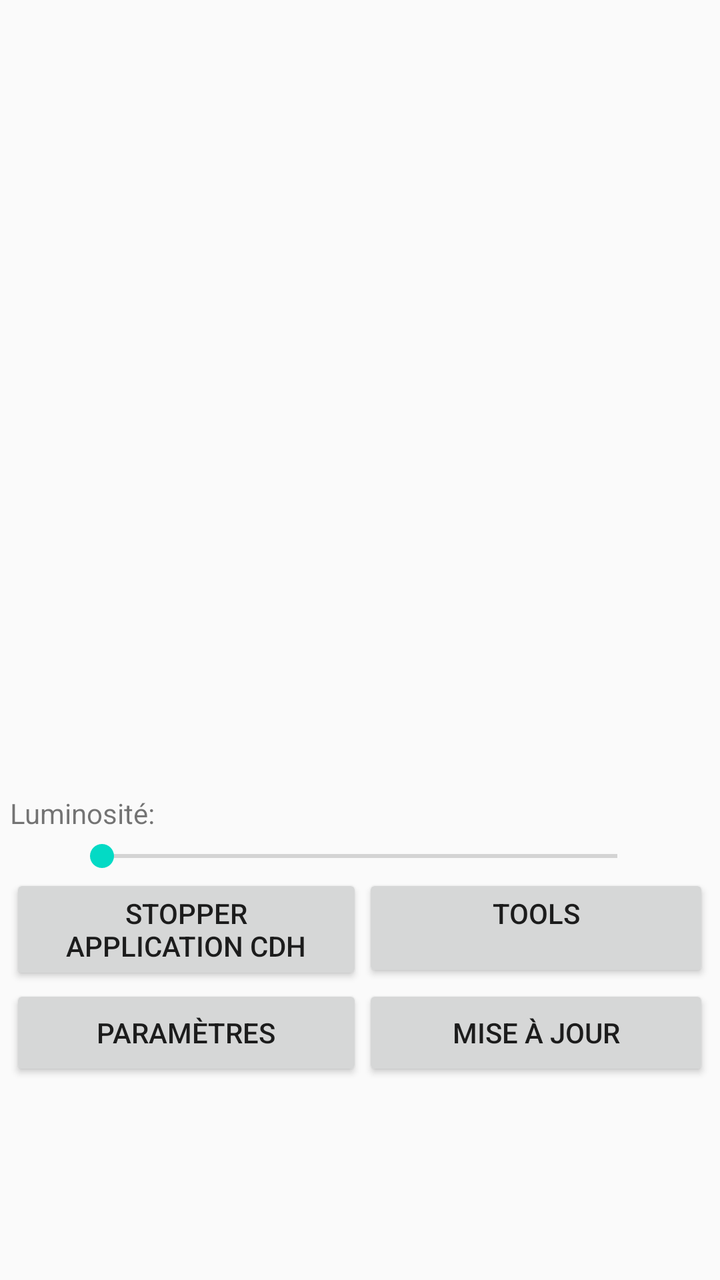
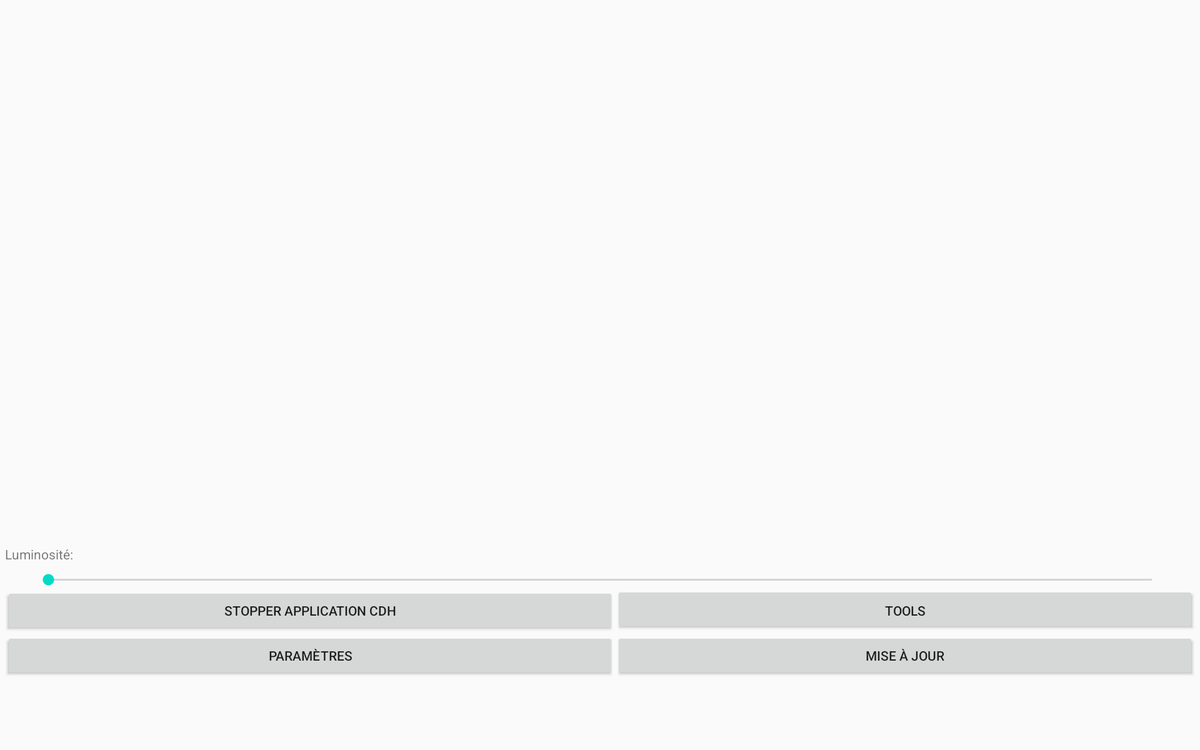

Two renders of one Android screen. The first uses the default layout on a phone; the second uses the alternative layout the repository ships for a different screen configuration, on a matching device. The two XML files are below.
<!-- AndroidManifest.xml: application theme AppTheme -->
<!-- res/layout/activity_home.xml -->
<?xml version="1.0" encoding="utf-8"?>
<android.support.constraint.ConstraintLayout xmlns:android="http://schemas.android.com/apk/res/android"
    xmlns:app="http://schemas.android.com/apk/res-auto"
    xmlns:tools="http://schemas.android.com/tools"
    android:layout_width="match_parent"
    android:layout_height="match_parent"

    tools:context="com.example.info_jvs.launcher.HomeActivity">

    <TableLayout
        android:id="@+id/table"
        android:layout_width="0dp"
        android:layout_height="wrap_content"
        android:paddingLeft="5dp"
        android:paddingRight="5dp"
        android:paddingTop="10dp"
        android:stretchColumns="*"
        tools:layout_editor_absoluteX="0dp"
        tools:layout_editor_absoluteY="-6dp">


        <TableRow
            android:id="@+id/Row1"
            android:layout_height="1sp"
            android:layout_weight="150"
            tools:layout_editor_absoluteX="0dp"
            tools:layout_editor_absoluteY="0dp">


            <Button
                android:id="@+id/button"
                android:layout_width="79dp"
                android:layout_height="89dp"
                android:layout_gravity="center"
                android:drawablePadding="2dip"
                android:gravity="center"

                android:maxWidth="79dp"
                android:paddingTop="64dip"
                android:text=""
                android:textSize="10dp"
                android:textStyle="bold"
                android:background="@drawable/download"

                android:visibility="invisible"
                tools:layout_editor_absoluteX="16dp"
                tools:layout_editor_absoluteY="16dp"


                />


            <Button
                android:id="@+id/button2"
                android:layout_width="76dp"
                android:layout_height="89dp"
                android:layout_gravity="center"
                android:drawablePadding="2dip"
                android:background="@drawable/download"

                android:gravity="center"
                android:paddingTop="64dip"
                android:text=""
                android:textSize="10dp"
                android:textStyle="bold"
                android:visibility="invisible"
                tools:layout_editor_absoluteX="110dp"
                tools:layout_editor_absoluteY="16dp" />

            <Button
                android:id="@+id/button3"
                android:layout_width="76dp"
                android:layout_height="89dp"
                android:layout_gravity="center"
                android:drawablePadding="2dip"

                android:gravity="center"
                android:paddingTop="64dip"
                android:text=""
                android:textSize="10dp"
                android:textStyle="bold"
                android:visibility="invisible"
                android:background="@drawable/download"
                tools:layout_editor_absoluteX="201dp"
                tools:layout_editor_absoluteY="16dp" />

            <Button
                android:id="@+id/button4"
                android:layout_width="76dp"
                android:layout_height="89dp"
                android:layout_gravity="center"
                android:drawablePadding="2dip"

                android:gravity="center"
                android:paddingTop="64dip"
                android:text=""
                android:textSize="10dp"
                android:textStyle="bold"
                android:visibility="invisible"
                android:background="@drawable/download"
                tools:layout_editor_absoluteX="292dp"
                tools:layout_editor_absoluteY="16dp" />

        </TableRow>

        <TableRow
            android:id="@+id/Row2"
            android:layout_width="0dp"
            android:layout_height="150dp"
            android:layout_weight="150"
            tools:layout_editor_absoluteX="0dp"
            tools:layout_editor_absoluteY="0dp">

            <Button
                android:id="@+id/button5"
                android:layout_width="76dp"
                android:layout_height="89dp"
                android:layout_gravity="center"
                android:drawablePadding="2dip"

                android:gravity="center"
                android:paddingTop="64dip"
                android:text=""
                android:textSize="10dp"
                android:textStyle="bold"
                android:visibility="invisible"
                android:background="@drawable/download"
                tools:layout_editor_absoluteX="16dp"
                tools:layout_editor_absoluteY="108dp" />

            <Button
                android:id="@+id/button6"
                android:layout_width="76dp"
                android:layout_height="89dp"
                android:layout_gravity="center"
                android:drawablePadding="2dip"

                android:gravity="center"
                android:paddingTop="64dip"
                android:text=""
                android:textSize="10dp"
                android:textStyle="bold"
                android:visibility="invisible"
                android:background="@drawable/download"
                tools:layout_editor_absoluteX="110dp"
                tools:layout_editor_absoluteY="108dp" />

            <Button
                android:id="@+id/button7"
                android:layout_width="76dp"
                android:layout_height="89dp"
                android:layout_gravity="center"
                android:drawablePadding="2dip"

                android:gravity="center"
                android:paddingTop="64dip"
                android:text=""
                android:textSize="10dp"
                android:textStyle="bold"
                android:visibility="invisible"
                android:background="@drawable/download"
                tools:layout_editor_absoluteX="201dp"
                tools:layout_editor_absoluteY="108dp" />

            <Button
                android:id="@+id/button8"
                android:layout_width="76dp"
                android:layout_height="89dp"
                android:layout_gravity="center"
                android:background="@drawable/download"

                android:drawablePadding="2dip"
                android:gravity="center"
                android:paddingTop="64dip"
                android:text=""
                android:textSize="10dp"
                android:textStyle="bold"
                android:visibility="invisible"

                tools:layout_editor_absoluteX="292dp"
                tools:layout_editor_absoluteY="108dp" />
        </TableRow>

        <TableRow
            android:id="@+id/Row3"
            android:layout_width="0dp"
            android:layout_height="0dp"
            android:layout_weight="150"
            tools:layout_editor_absoluteX="8dp"
            tools:layout_editor_absoluteY="8dp">

            <Button
                android:id="@+id/button9"
                android:layout_width="76dp"
                android:layout_height="89dp"
                android:layout_gravity="center"
                android:drawablePadding="2dip"

                android:gravity="center"
                android:paddingTop="64dip"
                android:text=""
                android:textSize="10dp"
                android:textStyle="bold"
                android:visibility="invisible"
                android:background="@drawable/download"
                tools:layout_editor_absoluteX="16dp"
                tools:layout_editor_absoluteY="207dp" />

            <Button
                android:id="@+id/button10"
                android:layout_width="76dp"
                android:layout_height="89dp"
                android:layout_gravity="center"
                android:drawablePadding="2dip"

                android:gravity="center"
                android:paddingTop="64dip"
                android:text=""
                android:textStyle="bold"
                android:visibility="invisible"
                android:background="@drawable/download"
                tools:layout_editor_absoluteX="110dp"
                tools:layout_editor_absoluteY="207dp" />

            <Button
                android:id="@+id/button11"
                android:layout_width="76dp"
                android:layout_height="89dp"
                android:layout_gravity="center"
                android:drawablePadding="2dip"

                android:gravity="center"
                android:paddingTop="64dip"
                android:text=""
                android:textSize="10dp"
                android:textStyle="bold"
                android:visibility="invisible"
                android:background="@drawable/download"
                tools:layout_editor_absoluteX="110dp"
                tools:layout_editor_absoluteY="207dp" />


            <Button
                android:id="@+id/button12"
                android:layout_width="76dp"
                android:layout_height="89dp"
                android:layout_gravity="center"
                android:drawablePadding="2dip"

                android:gravity="center"
                android:paddingTop="64dip"
                android:text=""
                android:textSize="10dp"
                android:textStyle="bold"
                android:visibility="invisible"
                android:background="@drawable/download"
                tools:layout_editor_absoluteX="110dp"
                tools:layout_editor_absoluteY="207dp" />
        </TableRow>
        <TableRow
            android:paddingTop="120sp">
            <TextView
                android:layout_height="match_parent"
                android:id="@+id/textViewLuminosity"
                android:layout_weight="1"
                android:text="Luminosité:">

            </TextView>
        </TableRow>
        <TableRow

            >
            <SeekBar
                android:id="@+id/seekBar1"
                android:layout_width="fill_parent"
                android:layout_height="wrap_content"
                android:layout_marginLeft="30dip"
                android:layout_marginRight="30dip"
                android:layout_marginTop="3dp"
                android:layout_weight="1"
                android:layout_span="4"

                android:scaleType="fitCenter"></SeekBar>
        </TableRow>
        <TableRow
            >

            <Button
                android:id="@+id/button13"
                android:layout_width="wrap_content"
                android:layout_height="wrap_content"
                android:layout_gravity="bottom"

                android:layout_span="2"
                android:text="Stopper application CDH"
                tools:layout_editor_absoluteX="185dp"
                tools:layout_editor_absoluteY="447dp"
              />
            <Button
                android:layout_span="2"
                android:id="@+id/tools"
                android:layout_width="wrap_content"
                android:layout_height="wrap_content"
                android:layout_gravity="bottom"
                android:text="Tools"
                android:paddingBottom="25dp"

                tools:layout_editor_absoluteX="185dp"
                tools:layout_editor_absoluteY="447dp" />
        </TableRow>
        <TableRow>
        <Button
            android:layout_span="2"
            android:id="@+id/button14"
            android:layout_width="wrap_content"
            android:layout_height="wrap_content"
            android:layout_gravity="bottom"
            android:text="Paramètres"
            tools:layout_editor_absoluteX="185dp"
            tools:layout_editor_absoluteY="447dp" />
            <Button
                android:layout_span="2"
                android:id="@+id/button15"
                android:layout_width="wrap_content"
                android:layout_height="wrap_content"
                android:layout_gravity="bottom"
                android:text="Mise à jour"
                tools:layout_editor_absoluteX="185dp"
                tools:layout_editor_absoluteY="447dp" />
        </TableRow>
    </TableLayout>


</android.support.constraint.ConstraintLayout>
<!-- resources referenced by this layout -->
<resources>
  <style name="AppTheme" parent="Theme.AppCompat.Light.DarkActionBar">
          
          <item name="colorPrimary">@color/colorPrimary</item>
          <item name="colorPrimaryDark">@color/colorPrimaryDark</item>
          <item name="colorAccent">@color/colorAccent</item>
          <item name="android:windowFullscreen">false</item>
          <item name="android:windowContentOverlay">@null</item>
          <item name="android:windowActionBar">true</item>
  
          <item name="android:windowNoTitle">true</item>
  
      </style>
</resources>
<!-- res/layout-xlarge/activity_home.xml (the repository's variant of the layout above) -->
<!-- drawn on a large tablet held sideways -->
<?xml version="1.0" encoding="utf-8"?>
<android.support.constraint.ConstraintLayout xmlns:android="http://schemas.android.com/apk/res/android"
    xmlns:app="http://schemas.android.com/apk/res-auto"
    xmlns:tools="http://schemas.android.com/tools"
    android:layout_width="match_parent"
    android:layout_height="match_parent"
    tools:context="com.example.info_jvs.launcher.HomeActivity">

    <TableLayout
        android:id="@+id/table"
        android:layout_width="0dp"
        android:layout_height="wrap_content"
        android:paddingLeft="5dp"
        android:paddingRight="5dp"
        android:paddingTop="10dp"
        android:stretchColumns="*"
        tools:layout_editor_absoluteX="0dp"
        tools:layout_editor_absoluteY="0dp"
        android:layout_marginLeft="100px">


        <TableRow
            android:id="@+id/Row1"
            android:layout_height="1sp"
            android:layout_weight="150"
            tools:layout_editor_absoluteX="0dp"
            tools:layout_editor_absoluteY="0dp"
            >


            <Button
                android:id="@+id/button"
                android:layout_width="76dp"
                android:layout_height="190dp"
                android:layout_gravity="center"
                android:background="@drawable/download"
                android:width="250px"
                android:drawablePadding="2dip"
                android:gravity="center"
                android:paddingTop="64dip"
                android:text=""
                android:textSize="10dp"
                android:textStyle="bold"
                android:visibility="invisible"
                tools:layout_editor_absoluteX="292dp"
                tools:layout_editor_absoluteY="16dp"  />


            <Button
                android:id="@+id/button2"
                android:layout_width="76dp"
                android:layout_height="190dp"
                android:layout_gravity="center"
                android:background="@drawable/download"
                android:width="250px"
                android:drawablePadding="2dip"
                android:gravity="center"
                android:paddingTop="64dip"
                android:text=""
                android:textSize="10dp"
                android:textStyle="bold"
                android:visibility="invisible"
                tools:layout_editor_absoluteX="292dp"
                tools:layout_editor_absoluteY="16dp"   />

            <Button
                android:id="@+id/button3"
                android:layout_width="76dp"
                android:layout_height="190dp"
                android:layout_gravity="center"
                android:background="@drawable/download"
                android:width="250px"
                android:drawablePadding="2dip"
                android:gravity="center"
                android:paddingTop="64dip"
                android:text=""
                android:textSize="10dp"
                android:textStyle="bold"
                android:visibility="invisible"
                tools:layout_editor_absoluteX="292dp"
                tools:layout_editor_absoluteY="16dp"   />

            <Button
                android:id="@+id/button4"
                android:layout_width="76dp"
                android:layout_height="190dp"
                android:layout_gravity="center"
                android:background="@drawable/download"
                android:width="250px"
                android:drawablePadding="2dip"
                android:gravity="center"
                android:paddingTop="64dip"
                android:text=""
                android:textSize="10dp"
                android:textStyle="bold"
                android:visibility="invisible"
                tools:layout_editor_absoluteX="292dp"
                tools:layout_editor_absoluteY="16dp" />

        </TableRow>

        <TableRow
            android:id="@+id/Row2"
            android:layout_width="0dp"
            android:layout_height="150dp"
            android:layout_weight="150"
            android:orientation="vertical"
            tools:layout_editor_absoluteX="0dp"
            tools:layout_editor_absoluteY="0dp">

            <Button
                android:id="@+id/button5"
                android:layout_width="76dp"
                android:layout_height="190dp"
                android:layout_gravity="center"
                android:background="@drawable/download"
                android:width="250px"
                android:drawablePadding="2dip"
                android:gravity="center"
                android:paddingTop="64dip"
                android:text=""
                android:textSize="10dp"
                android:textStyle="bold"
                android:visibility="invisible"
                tools:layout_editor_absoluteX="16dp"
                tools:layout_editor_absoluteY="108dp" />

            <Button
                android:id="@+id/button6"
                android:layout_width="76dp"
                android:layout_height="190dp"
                android:layout_gravity="center"
                android:background="@drawable/download"
                android:width="250px"
                android:drawablePadding="2dip"
                android:gravity="center"
                android:paddingTop="64dip"
                android:text=""
                android:textSize="10dp"
                android:textStyle="bold"
                android:visibility="invisible"
                tools:layout_editor_absoluteX="110dp"
                tools:layout_editor_absoluteY="108dp" />

            <Button
                android:id="@+id/button7"
                android:layout_width="76dp"
                android:layout_height="190dp"
                android:layout_gravity="center"
                android:background="@drawable/download"
                android:width="250px"
                android:drawablePadding="2dip"
                android:gravity="center"
                android:paddingTop="64dip"
                android:text=""
                android:textSize="10dp"
                android:textStyle="bold"
                android:visibility="invisible"
                tools:layout_editor_absoluteX="201dp"
                tools:layout_editor_absoluteY="108dp" />

            <Button
                android:id="@+id/button8"
                android:layout_width="76dp"
                android:layout_height="190dp"
                android:layout_gravity="center"
                android:background="@drawable/download"
                android:width="250px"
                android:drawablePadding="2dip"
                android:gravity="center"
                android:paddingTop="64dip"
                android:text=""
                android:textSize="10dp"
                android:textStyle="bold"
                android:visibility="invisible"

                tools:layout_editor_absoluteX="292dp"
                tools:layout_editor_absoluteY="108dp" />
        </TableRow>

        <TableRow
            android:id="@+id/Row3"
            android:layout_width="0dp"
            android:layout_height="0dp"
            android:layout_weight="150"
            tools:layout_editor_absoluteX="8dp"
            tools:layout_editor_absoluteY="8dp">

            <Button
                android:id="@+id/button9"
                android:layout_width="76dp"
                android:layout_height="190dp"
                android:layout_gravity="center"
                android:background="@drawable/download"
                android:width="250px"
                android:drawablePadding="2dip"
                android:gravity="center"
                android:paddingTop="64dip"
                android:text=""
                android:textSize="10dp"
                android:textStyle="bold"
                android:visibility="invisible"
                tools:layout_editor_absoluteX="16dp"
                tools:layout_editor_absoluteY="207dp" />

            <Button
                android:id="@+id/button10"
                android:layout_width="76dp"
                android:layout_height="190dp"
                android:layout_gravity="center"
                android:background="@drawable/download"
                android:width="250px"
                android:drawablePadding="2dip"
                android:gravity="center"
                android:paddingTop="64dip"
                android:text=""
                android:textStyle="bold"
                android:visibility="invisible"
                tools:layout_editor_absoluteX="110dp"
                tools:layout_editor_absoluteY="207dp" />

            <Button
                android:id="@+id/button11"
                android:layout_width="76dp"
                android:layout_height="190dp"
                android:layout_gravity="center"
                android:background="@drawable/download"
                android:width="250px"
                android:drawablePadding="2dip"
                android:gravity="center"
                android:paddingTop="64dip"
                android:text=""
                android:textSize="10dp"
                android:textStyle="bold"
                android:visibility="invisible"
                tools:layout_editor_absoluteX="110dp"
                tools:layout_editor_absoluteY="207dp" />


            <Button
                android:id="@+id/button12"
                android:layout_width="76dp"
                android:layout_height="190dp"
                android:layout_gravity="center"
                android:background="@drawable/download"
                android:width="250px"
                android:drawablePadding="2dip"
                android:gravity="center"
                android:paddingTop="64dip"
                android:text=""
                android:textSize="10dp"
                android:textStyle="bold"
                android:visibility="invisible"
                tools:layout_editor_absoluteX="110dp"
                tools:layout_editor_absoluteY="207dp" />
        </TableRow>

        <TableRow android:paddingTop="1sp">

            <TextView
                android:layout_height="match_parent"
                android:id="@+id/textViewLuminosity"
                android:layout_span="1"
                android:layout_weight="1"
                android:text="Luminosité:">

            </TextView>
        </TableRow>

        <TableRow android:paddingTop="5sp">

            <SeekBar
                android:id="@+id/seekBar1"
                android:layout_width="fill_parent"
                android:layout_height="wrap_content"
                android:layout_marginLeft="30dip"
                android:layout_marginRight="30dip"
                android:layout_marginTop="3dp"
                android:layout_span="1"
                android:layout_weight="1"

                android:scaleType="fitCenter"></SeekBar>
        </TableRow>

        <TableRow>
            <Button
                android:id="@+id/button13"
                android:layout_width="wrap_content"
                android:layout_height="wrap_content"
                android:layout_gravity="bottom"

                android:layout_span="2"
                android:text="Stopper application CDH"
                tools:layout_editor_absoluteX="185dp"
                tools:layout_editor_absoluteY="447dp"
                />
            <Button
                android:layout_span="2"
                android:id="@+id/tools"
                android:layout_width="wrap_content"
                android:layout_height="wrap_content"
                android:layout_gravity="bottom"
                android:text="Tools"
                android:paddingBottom="8dp"

                tools:layout_editor_absoluteX="185dp"
                tools:layout_editor_absoluteY="447dp" />
        </TableRow>

        <TableRow>

            <Button
                android:id="@+id/button14"
                android:layout_width="wrap_content"
                android:layout_height="wrap_content"
                android:layout_gravity="bottom"
                android:layout_span="2"
                android:text="Paramètres"
                tools:layout_editor_absoluteX="185dp"
                tools:layout_editor_absoluteY="447dp" />

            <Button
                android:id="@+id/button15"
                android:layout_width="wrap_content"
                android:layout_height="wrap_content"
                android:layout_gravity="bottom"
                android:layout_span="2"
                android:text="Mise à jour"
                tools:layout_editor_absoluteX="185dp"
                tools:layout_editor_absoluteY="447dp" />
        </TableRow>
    </TableLayout>


</android.support.constraint.ConstraintLayout>
